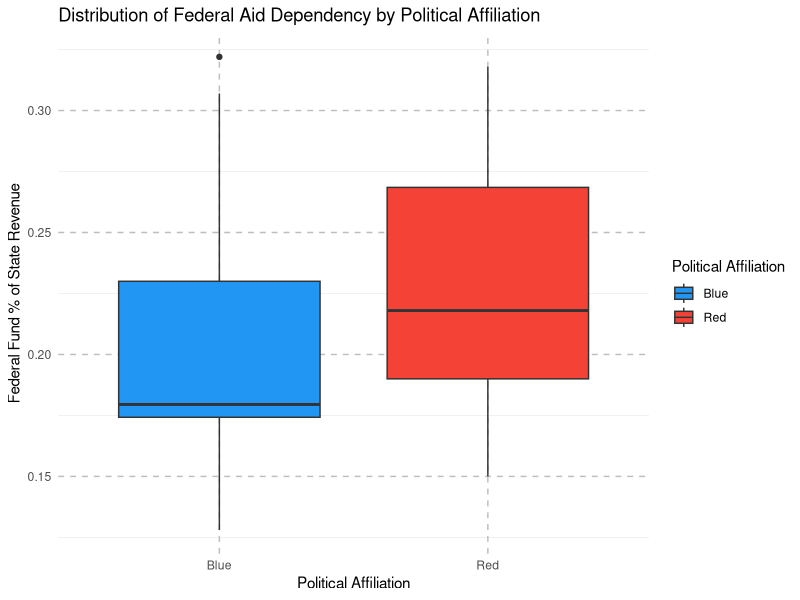

This chart was generated by the following R code:
## ---- chunk 1
knitr::opts_chunk$set(echo = FALSE)
## ---- chunk 2
library(knitr)
library(ggplot2)
library(dplyr)
library(maps)
library(ggthemes)
## ---- chunk 3
federal_data <- readxl::read_excel("story 1.xlsx")
head(federal_data)
## ---- chunk 4
# Checking the structure of the data
str(federal_data)
# Checking the summary if the data
summary(federal_data)
# Checking for missing data
colSums(is.na(federal_data))
## ---- chunk 5
# Calculate the average Federal Fund % of State Revenue by Political Affiliation
federal_data_avg <- federal_data %>%
  group_by(`Political Affiliation`) %>%
  summarise(Average_Fed_Fund_Percentage = mean(`Fed Fund % of State Revenue`))

# View the results
print(federal_data_avg)
## ---- chunk 6
ggplot(federal_data, aes(x = `Political Affiliation`, y = `Fed Fund % of State Revenue`, fill = `Political Affiliation`)) +
  geom_boxplot() +
  labs(title = "Distribution of Federal Aid Dependency by Political Affiliation",
       x = "Political Affiliation",
       y = "Federal Fund % of State Revenue") +
  theme_minimal() +
  scale_fill_manual(values = c("Red" = "#F44336", "Blue" = "#2196F3")) +  # Enhanced color palette
  theme(panel.grid.major = element_line(size = 0.5, linetype = "dashed", color = "gray"))

## ---- chunk 7
# Calculate five-number summary and IQR for Federal Fund % of State Revenue by Political Affiliation
suppressWarnings({
  federal_data %>%
  group_by(`Political Affiliation`) %>%
  summarise(
    min_value = min(`Fed Fund % of State Revenue`, na.rm = TRUE),
    Q1 = quantile(`Fed Fund % of State Revenue`, 0.25, na.rm = TRUE),
    median_value = median(`Fed Fund % of State Revenue`, na.rm = TRUE),
    Q3 = quantile(`Fed Fund % of State Revenue`, 0.75, na.rm = TRUE),
    max_value = max(`Fed Fund % of State Revenue`, na.rm = TRUE),
    IQR = IQR(`Fed Fund % of State Revenue`, na.rm = TRUE)
  )
})
## ---- chunk 8
# Determine if outlier is extreme in the Blue states
blue_outlier_check <- federal_data %>%
  filter(`Political Affiliation` == "Blue") %>%
  summarise(
    Q1 = quantile(`Fed Fund % of State Revenue`, 0.25, na.rm = TRUE),
    Q3 = quantile(`Fed Fund % of State Revenue`, 0.75, na.rm = TRUE),
    IQR = IQR(`Fed Fund % of State Revenue`, na.rm = TRUE),
    max_value = max(`Fed Fund % of State Revenue`, na.rm = TRUE),
    upper_bound = Q3 + 1.5 * IQR,
    upper_bound_ext = Q3 + 3 * IQR,
    outlier_type = case_when(
      max_value > upper_bound_ext ~ "Extreme Outlier",  # Extreme if exceeds upper bound (x3 IQR)
      max_value > upper_bound ~ "Regular Outlier",    # Regular if exceeds upper bound (x1.5 IQR)
      TRUE ~ "No Outlier"                             # No outlier if within bounds
    )
  )

print(blue_outlier_check)
